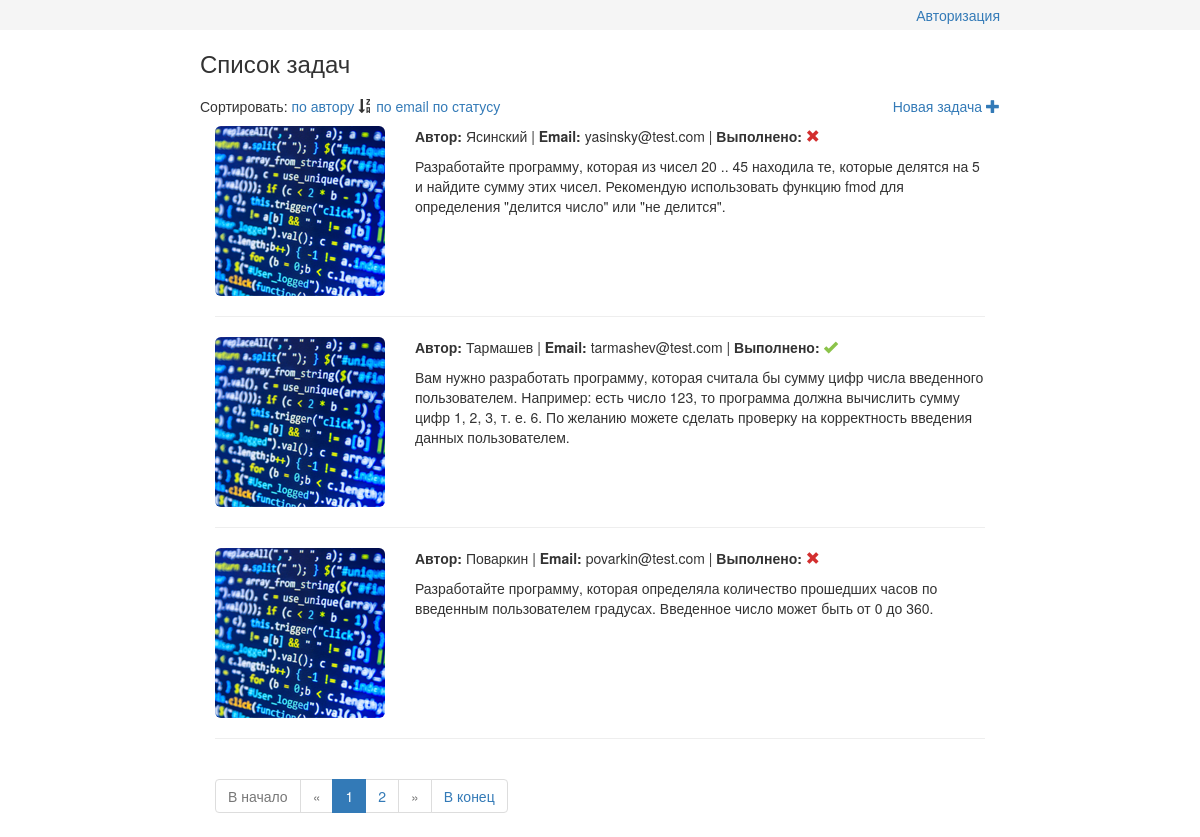
The app's page /?order=name&direct=asc&switch with its own data.
### tables this page shows
CREATE TABLE IF NOT EXISTS `tasks` (
  `id` int(10) unsigned NOT NULL,
  `name` varchar(100) NOT NULL,
  `email` varchar(100) NOT NULL,
  `text` text NOT NULL,
  `image` varchar(255) DEFAULT NULL,
  `complete` tinyint(1) unsigned DEFAULT NULL
);

### app/core/view.php (called while the page is built, shortened)
<?php
class View
{
	public function generate($contentFile, $templateFile, $data = null)
	{
		include 'app/views/'.$templateFile;
	}
}

### app/controllers/controllermain.php (called while the page is built, shortened)
<?php
class ControllerMain extends Controller
{
	public function __construct()
	{
		$this->model = new ModelTasks();
	}
	public function actionIndex()
	{
		$numberCurrentPage = ( isset($_GET['page']) ) ? (int) $_GET['page'] : 1;
		$order = $_GET['order'] ?? '';
		$direct = $_GET['direct'] ?? 'desc';
		$switch = ( isset($_GET['switch']) ) ? true : false;
		if ($switch) {
			$direct = ($direct == 'desc') ? 'asc' : 'desc';
		}
		$offset = Paginator::NUMBER_ITEM_PAGE * $numberCurrentPage - Paginator::NUMBER_ITEM_PAGE;
		$dataTasks = $this->model->getData(Paginator::NUMBER_ITEM_PAGE, $offset, $order, $direct);
		$page = new Paginator($numberCurrentPage, $this->model->getTotalRowCount(), '/');
		$page->shapePage();
		$this->view->generate(
			'main_view.php',
			'template_view.php',
			[
				'data' => $dataTasks,
				'page' => $page,
				'order' => $order,
				'direct' => $direct,
				'sort' => [
					'field' => $this->model->getSortedField(),
					'label' =>$this->model->getSortedTranslate(),
				]
			]
		);
	}
}

### app/bootstrap.php (called while the page is built, shortened)
<?php
class Bootstrap
{
	public function run()
	{
		Route::start();
	}
}

### index.php (called while the page is built, shortened)
<?php
require_once 'app/bootstrap.php';
$app = new Bootstrap();
$app->run();

### app/models/modeltasks.php (called while the page is built, shortened)
<?php
class ModelTasks extends Model
{
	public function getData($limit = 3, $offset = 0, $order = '', $direct = 'desc')
	{
		$db = $this->db;
		$sql = 'SELECT name, email, text, image, complete FROM tasks';
		if ($order && in_array($order, $this->getSortedField())) {
			$sql .= " ORDER BY {$order} {$direct}";
		}
		$sql .= ' LIMIT :limit OFFSET :offset';
		$stmt = $db->prepare($sql);
		$stmt->bindParam(':limit', $limit, \PDO::PARAM_INT);
		$stmt->bindParam(':offset', $offset, \PDO::PARAM_INT);
		$stmt->execute();
		return $stmt->fetchAll(\PDO::FETCH_ASSOC);
	}
	public function getSortedField()
	{
		return ['name', 'email', 'complete'];
	}
}

### app/views/main_view.php (the view)
<div class="row">
	<h3>Список задач</h3>
</div>
<div class="row ptb_small">
	<div class="pull-left">
		Сортировать:
		<?php foreach ($sort['field'] as $itemSort): ?>
			<a href="/?order=<?=$itemSort;?>&direct=<?=$direct;?>&switch"><?=$sort['label'][$itemSort] ?></a>
			<?php if ($order == $itemSort): ?>
				<?php if ($direct == 'asc'): ?>
					<i class="glyphicon glyphicon-sort-by-alphabet"></i>
				<?php else: ?>
					<i class="glyphicon glyphicon-sort-by-alphabet-alt"></i>
				<?php endif; ?>
			<?php endif; ?>
		<?php endforeach; ?>
	</div>
	<div class="pull-right">
		<a href="/edit/index">Новая задача <i class="glyphicon glyphicon-plus"></i></a>
	</div>
</div>
<?php foreach ($data as $task): ?>
	<div class="row">
		<div class="col-md-3">
			<img src="/img/<?php if ($task['image']):?><?=$task['image'];?><?php else: ?>empty.png<?php endif ?>"
			     class="img-responsive img-rounded">
		</div>
		<div class="col-md-9">
			<p>
				<strong>Автор:</strong> <?=$task['name']?> |
				<strong>Email:</strong> <?=$task['email']?> |
				<strong>Выполнено:</strong>
				<?php if ($task['complete']): ?>
					<i class="glyphicon glyphicon-ok complete_yes"></i>
				<?php else: ?>
					<i class="glyphicon glyphicon-remove complete_no"></i>
				<?php endif ?>
			</p>
			<p><?=$task['text']?></p>
		</div>
	</div>
	<hr>
<?php endforeach; ?>
<?php include "app/views/pagination_view.php"; ?>

### css/style.css (style rules this page uses)
.complete_yes { color: #8bc34a }
.complete_no { color: #d32f2f }
.ptb_small { padding-top: 10px; padding-bottom: 10px; }

### records on screen
tasks: name "Ясинский", email "yasinsky@test.com", text "Разработайте программу, которая из чисел 20 .. 45 находила те, которые делятся на 5 и найдите сумму этих чисел. Рекомендую использовать функцию fmod для определения \"делится число\" или \"не делится\"."
tasks: name "Тармашев", email "tarmashev@test.com", complete 1 (drawn), text "Вам нужно разработать программу, которая считала бы сумму цифр числа введенного пользователем. Например: есть число 123, то программа должна вычислить сумму цифр 1, 2, 3, т. е. 6. По желанию можете сделать проверку на корректность введения данных пользователем."
tasks: name "Поваркин", email "povarkin@test.com", text "Разработайте программу, которая определяла количество прошедших часов по введенным пользователем градусах. Введенное число может быть от 0 до 360."

### other values on screen
$sort['label'][$itemSort] "по автору"
$sort['label'][$itemSort] "по email"
$sort['label'][$itemSort] "по статусу"
